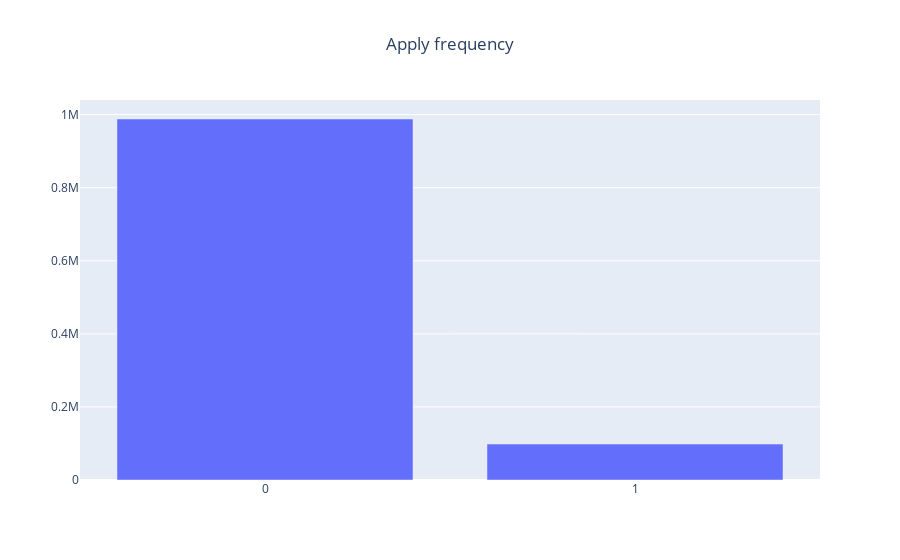

The notebook cell this image was saved under:
### Code cell
fig = go.Figure([go.Bar(x=df['apply'].unique(), y=df['apply'].value_counts())])
fig.update_layout(xaxis_type='category', title_text='Apply frequency', title_x=0.5)
fig.show()  # imbalanced

### Figure 1 — Plotly figure (JSON) as saved in the notebook; plotly's stock layout.template omitted (floating-point values rounded to 4 significant figures)
{"data": [{"type": "bar", "x": [0, 1], "y": [988093, 98313]}], "layout": {"title": {"text": "Apply frequency", "x": 0.5}, "xaxis": {"type": "category"}}}
